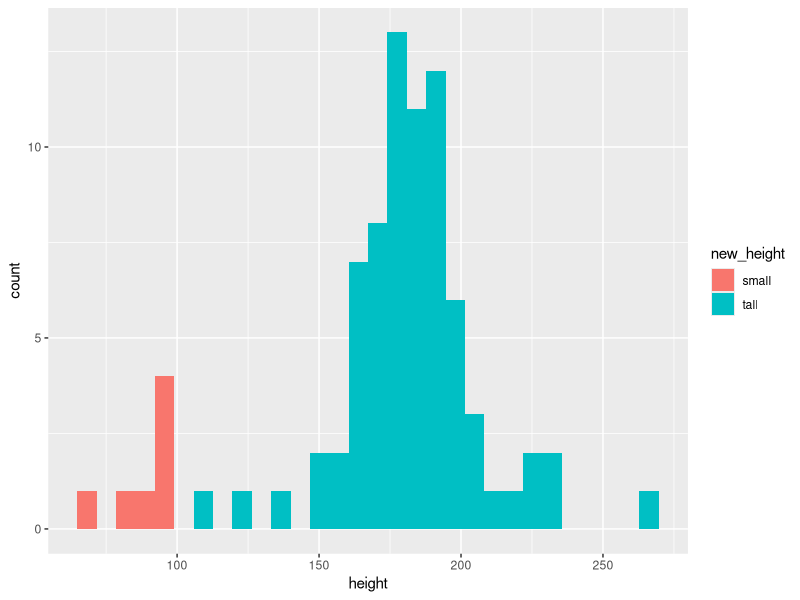

Reproduce this figure in R.
library("dplyr")

head(starwars)

View(starwars)
starwars |> 
  filter(species == "Droid")

# Row
only_droids <-  starwars |> 
  filter(species == "Droid")
only_droids

filter <- starwars |> 
  filter(skin_color == "light", 
         eye_color =="brown")

filter (starwars, skin_color == "light" &
          eye_color == "brown")

starwars |> 
  arrange(height)
starwars |> 
  arrange(desc(height))



col <- starwars |> 
  select(hair_color,
         skin_color,
         eye_color)
col
  
# select all columns except those from hair_
except <- starwars |> 
  select(!(name))
except

another <- starwars |> 
  select(-height)
another


starwars |> 
  select(contains('w'))


new_s <- starwars |> 
  mutate(mass_new = mass * 1000)

new_s

new_s |> 
  select(mass_new, mass, everything())

new_s2 <- starwars |> 
  mutate(mass_new2 =mass / 10, 
         .keep="none")
new_s2


library(dplyr)

n_s <- starwars |> 
  mutate(new_height = ifelse(height > 100,
                            "tall",
                            "small")) |> 
  select(height, new_height, everything())
n_s

library(ggplot2)
starwars |> 
  mutate(new_height = ifelse(height > 100,
                             "tall",
                             "small")) |> 
  ggplot(aes(x=height,
             fill = new_height)) +
  geom_histogram()

# basic stats--------------------------------------
starwars |> 
  summarize(mean_height = 
              mean(height, na.rm=T))


starwars |> 
  group_by(species) |> 
  summarize(
    mean_height = mean(height, na.rem = TRUE),
    sd_height = sd(height, na.rm = TRUE)
  )

n_s |> 
  group_by(new_height) |> 
  summarise(
    mean_height = mean(height, na.rm=T),
    sd_height = sd(height, na.rm=T)
  )

n_s |> 
  group_by(new_height, homeworld) |> 
  summarise(
    mean_height = mean(height, na.rm=T))

n_s |> 
  group_by(new_height) |> 
    count(homeworld)


install.packages("tidyverse")
  
